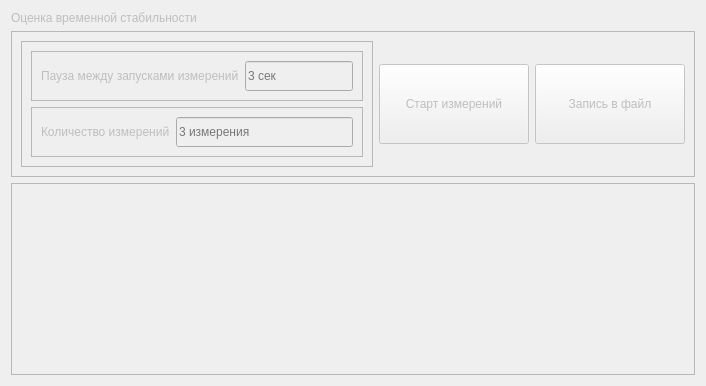
      <widget class="QWidget" name="tab_mode_2">
       <property name="enabled">
        <bool>false</bool>
       </property>
       <attribute name="title">
        <string>Режим 2</string>
       </attribute>
       <layout class="QVBoxLayout" name="verticalLayout_2">
        <item>
         <widget class="QLabel" name="lbl_Mode2Name">
          <property name="text">
           <string>Оценка временной стабильности</string>
          </property>
         </widget>
        </item>
        <item>
         <widget class="QFrame" name="frame_2">
          <property name="maximumSize">
           <size>
            <width>700</width>
            <height>16777215</height>
           </size>
          </property>
          <property name="frameShape">
           <enum>QFrame::StyledPanel</enum>
          </property>
          <property name="frameShadow">
           <enum>QFrame::Raised</enum>
          </property>
          <layout class="QHBoxLayout" name="horizontalLayout_5">
           <item>
            <widget class="QFrame" name="frame_2_1">
             <property name="frameShape">
              <enum>QFrame::StyledPanel</enum>
             </property>
             <property name="frameShadow">
              <enum>QFrame::Raised</enum>
             </property>
             <layout class="QVBoxLayout" name="verticalLayout">
              <item>
               <widget class="QFrame" name="frame_2_1_1">
                <property name="frameShape">
                 <enum>QFrame::StyledPanel</enum>
                </property>
                <property name="frameShadow">
                 <enum>QFrame::Raised</enum>
                </property>
                <layout class="QHBoxLayout" name="horizontalLayout_3">
                 <item>
                  <widget class="QLabel" name="lbl_Pause_2">
                   <property name="text">
                    <string>Пауза между запусками измерений</string>
                   </property>
                  </widget>
                 </item>
                 <item>
                  <widget class="QLineEdit" name="lEd_Pause_2">
                   <property name="minimumSize">
                    <size>
                     <width>0</width>
                     <height>30</height>
                    </size>
                   </property>
                   <property name="maximumSize">
                    <size>
                     <width>200</width>
                     <height>16777215</height>
                    </size>
                   </property>
                   <property name="placeholderText">
                    <string>3 сек</string>
                   </property>
                  </widget>
                 </item>
                </layout>
               </widget>
              </item>
              <item>
               <widget class="QFrame" name="frame_2_1_2">
                <property name="frameShape">
                 <enum>QFrame::StyledPanel</enum>
                </property>
                <property name="frameShadow">
                 <enum>QFrame::Raised</enum>
                </property>
                <layout class="QHBoxLayout" name="horizontalLayout_4">
                 <item>
                  <widget class="QLabel" name="lbl_MeasurementsNumber_2">
                   <property name="text">
                    <string>Количество измерений</string>
                   </property>
                  </widget>
                 </item>
                 <item>
                  <widget class="QLineEdit" name="lEd_MeasurementsNumber_2">
                   <property name="minimumSize">
                    <size>
                     <width>0</width>
                     <height>30</height>
                    </size>
                   </property>
                   <property name="maximumSize">
                    <size>
                     <width>200</width>
                     <height>16777215</height>
                    </size>
                   </property>
                   <property name="placeholderText">
                    <string>3 измерения</string>
                   </property>
                  </widget>
                 </item>
                </layout>
               </widget>
              </item>
             </layout>
            </widget>
           </item>
           <item>
            <widget class="QPushButton" name="pBtn_Start_2">
             <property name="sizePolicy">
              <sizepolicy hsizetype="Preferred" vsizetype="Fixed">
               <horstretch>0</horstretch>
               <verstretch>0</verstretch>
              </sizepolicy>
             </property>
             <property name="minimumSize">
              <size>
               <width>150</width>
               <height>80</height>
              </size>
             </property>
             <property name="text">
              <string>Старт измерений</string>
             </property>
            </widget>
           </item>
           <item>
            <widget class="QPushButton" name="pBtn_Save2File_2">
             <property name="minimumSize">
              <size>
               <width>150</width>
               <height>80</height>
              </size>
             </property>
             <property name="text">
              <string>Запись в файл</string>
             </property>
            </widget>
           </item>
          </layout>
         </widget>
        </item>
        <item>
         <widget class="QTableView" name="tblView_Result_2"/>
        </item>
       </layout>
      </widget>
